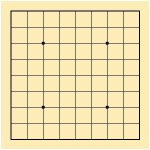
#> input picture Hough-Transform-Line-Detection-master/Hough-Transform-Line-Detection-master/square.png, 150 x 150 px
$ python hough_line_transform.py --image square.png
#> lines starting #> are read from the running program, lines starting #| are printed output that depends on the picture; after the words box and inside, x2 and y2 are one past the last pixel; in counts of white or black regions, pixels touching at a corner belong together


"""-------------------------------
Implement Hough Line Transform
-------------------------------"""

from matplotlib import pyplot as plt
import numpy as np
import argparse
import math
import cv2

# ------------------ Do Hough Line Transform ------------------ #
def hough_line(edge):
    # Theta 0 - 180 degree
    # Calculate 'cos' and 'sin' value ahead to improve running time
    theta = np.arange(0, 180, 1)
    cos = np.cos(np.deg2rad(theta))
    sin = np.sin(np.deg2rad(theta))

    # Generate a accumulator matrix to store the values
    rho_range = round(math.sqrt(edge.shape[0]**2 + edge.shape[1]**2))
    accumulator = np.zeros((2 * rho_range, len(theta)), dtype=np.uint8)

    # Threshold to get edges pixel location (x,y)
    edge_pixels = np.where(edge == 255)
    coordinates = list(zip(edge_pixels[0], edge_pixels[1]))

    # Calculate rho value for each edge location (x,y) with all the theta range
    for p in range(len(coordinates)):
        for t in range(len(theta)):
            rho = int(round(coordinates[p][1] * cos[t] + coordinates[p][0] * sin[t]))
            accumulator[rho, t] += 1 # Suppose add 1 only, Just want to get clear result

    return accumulator

# -------------------------- main -------------------------- #
if __name__ == '__main__':

    ap = argparse.ArgumentParser()
    ap.add_argument('-i', '--image', required = True, help = "Path to source image")
    args = vars(ap.parse_args())

    # read image then convert to grayscale and find the edges by Canny Edge Detection
    image = cv2.imread(args["image"])
#> image is the input picture: shape (150, 150, 3); mean B, G, R 175, 221.9, 237.4
    grayscale = cv2.cvtColor(image, cv2.COLOR_BGR2GRAY)
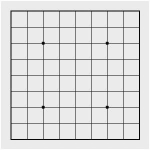
#> grayscale: shape (150, 150); min 3, max 254, mean 221.2
    edges = cv2.Canny(grayscale,50,150)
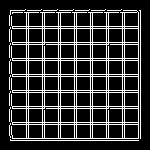
#> edges: shape (150, 150); 19% white in thin lines or dots, all inside (x1, y1, x2, y2) = (9, 9, 141, 141)

    # Function to do hough line transform
    accumulator = hough_line(edges)
#> in hough_line, `edge_pixels = np.where(edge == 255)`: edge_pixels = 4284 positions, rows 9 to 140, columns 9 to 140
#> in hough_line, `coordinates = list(zip(edge_pixels[0], edge_pixels[1]))`: coordinates = 4284 pairs, first value 9 to 140, second value 9 to 140
#> after the loop in hough_line, `for p in range(len(coordinates)):`:
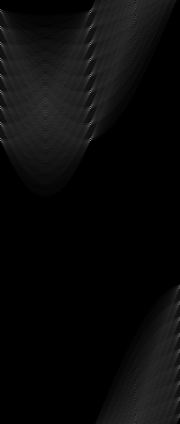
#> accumulator: shape (424, 180); min 0, max 129, mean 10.1

    # Threshold some high values then draw the line
    edge_pixels = np.where(accumulator > 130)
#> edge_pixels = (empty array, empty array)
    coordinates = list(zip(edge_pixels[0], edge_pixels[1]))
#> coordinates = []

    # Use line equation to draw detected line on an original image
    for i in range(0, len(coordinates)):
        a = np.cos(np.deg2rad(coordinates[i][1]))
        b = np.sin(np.deg2rad(coordinates[i][1]))
        x0 = a*coordinates[i][0]
        y0 = b*coordinates[i][0]
        x1 = int(x0 + 1000*(-b))
        y1 = int(y0 + 1000*(a))
        x2 = int(x0 - 1000*(-b))
        y2 = int(y0 - 1000*(a))

        cv2.line(image,(x1,y1),(x2,y2),(0,255,0),1)
#> this loop made 0 passes

    # show result
    plt.subplot(121), plt.imshow(image)
    plt.subplot(122), plt.imshow(accumulator)
    plt.show()
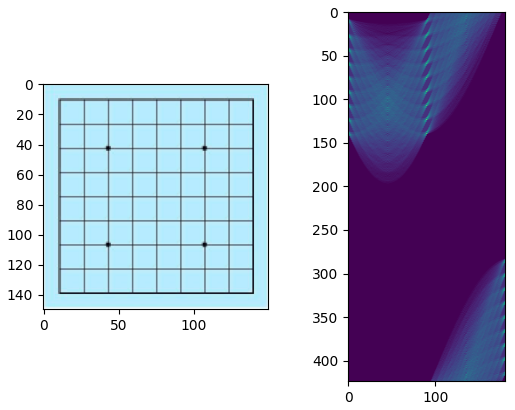
#> figure drawn by matplotlib, 2 panels; B, G, R data is drawn as R, G, B
